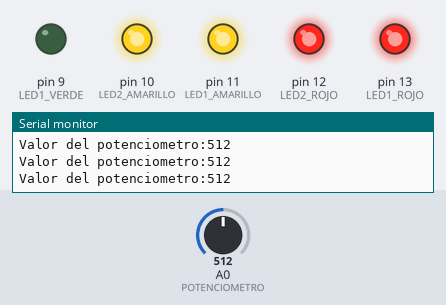
Bench run of a sketch on a simulated Arduino Uno, built with avr-gcc and run on an emulated ATmega328P. On the bench: output pins drawn as LEDs (lit = HIGH), the last lines printed to the serial monitor. The inputs (shaded band) are chosen by the test bench; at power-on: A0 (POTENCIOMETRO) = 512.

Above: at 1.2 s.
1.3 s: A0 (POTENCIOMETRO) set to 311
4.3 s: A0 (POTENCIOMETRO) set to 284
At 4.9 s:
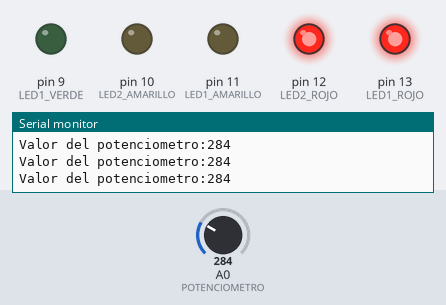
5.8 s: A0 (POTENCIOMETRO) set to 610
At 6.3 s:
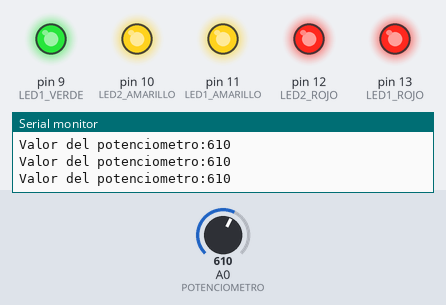
7.3 s: A0 (POTENCIOMETRO) set to 592
At 7.8 s:
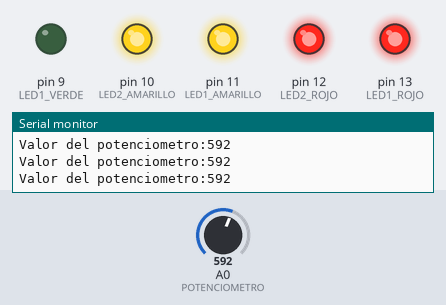
10.3 s: A0 (POTENCIOMETRO) set to 716
At 10.8 s:
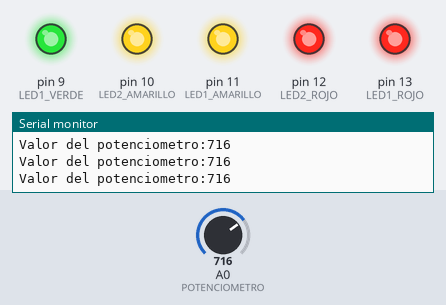
Timing chart, 0 to 12.8 s (numbered marks = the images above; inputs shaded):
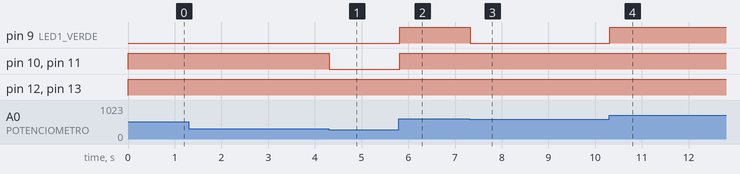

The sketch:

practica3_2.ino
```cpp
// C++ code
//
int LED1_ROJO=13;
int LED2_ROJO=12;

int LED1_AMARILLO=11;
int LED2_AMARILLO=10;


int LED1_VERDE=9;

int POTENCIOMETRO=A0;


void setup()
{
	pinMode(LED1_ROJO,OUTPUT);
  	pinMode(LED2_ROJO,OUTPUT);

  	pinMode(LED1_AMARILLO,OUTPUT);
  	pinMode(LED2_AMARILLO,OUTPUT);

  	pinMode(LED1_VERDE,OUTPUT);


  	Serial.begin(9600);
}

void loop(){
  // hacer la lectura del potenciometro
  int POT=analogRead(POTENCIOMETRO);
  // 0-->1023

  if(POT<300){
    digitalWrite(LED1_ROJO,HIGH);
    digitalWrite(LED2_ROJO,HIGH);

    digitalWrite(LED1_AMARILLO,LOW);
    digitalWrite(LED2_AMARILLO,LOW);

    digitalWrite(LED1_VERDE,LOW);
  }
  else if(POT>=300 && POT<600){

    digitalWrite(LED1_ROJO,HIGH);
    digitalWrite(LED2_ROJO,HIGH);

    digitalWrite(LED1_AMARILLO,HIGH);
    digitalWrite(LED2_AMARILLO,HIGH);

    digitalWrite(LED1_VERDE,LOW);


  } else if(POT>=600){
    digitalWrite(LED1_ROJO,HIGH);
    digitalWrite(LED2_ROJO,HIGH);

    digitalWrite(LED1_AMARILLO,HIGH);
    digitalWrite(LED2_AMARILLO,HIGH);

    digitalWrite(LED1_VERDE,HIGH);

  }


  Serial.print("Valor del potenciometro:");
  Serial.println(POT);

}
```

Measured:
- the behaviour switches between 300 and 299 on A0 (POTENCIOMETRO) (found by bisection; images 0 and 1)
- the behaviour switches between 600 and 599 on A0 (POTENCIOMETRO) (found by bisection; images 2 and 3)
- after the input at 4.3 s, pin 10 (LED2_AMARILLO), pin 11 (LED1_AMARILLO): HIGH → LOW at once
- after the input at 5.8 s, pin 9 (LED1_VERDE), pin 10 (LED2_AMARILLO), pin 11 (LED1_AMARILLO): LOW → HIGH at once
- after the input at 7.3 s, pin 9 (LED1_VERDE): HIGH → LOW at once
- after the input at 10.3 s, pin 9 (LED1_VERDE): LOW → HIGH at once
